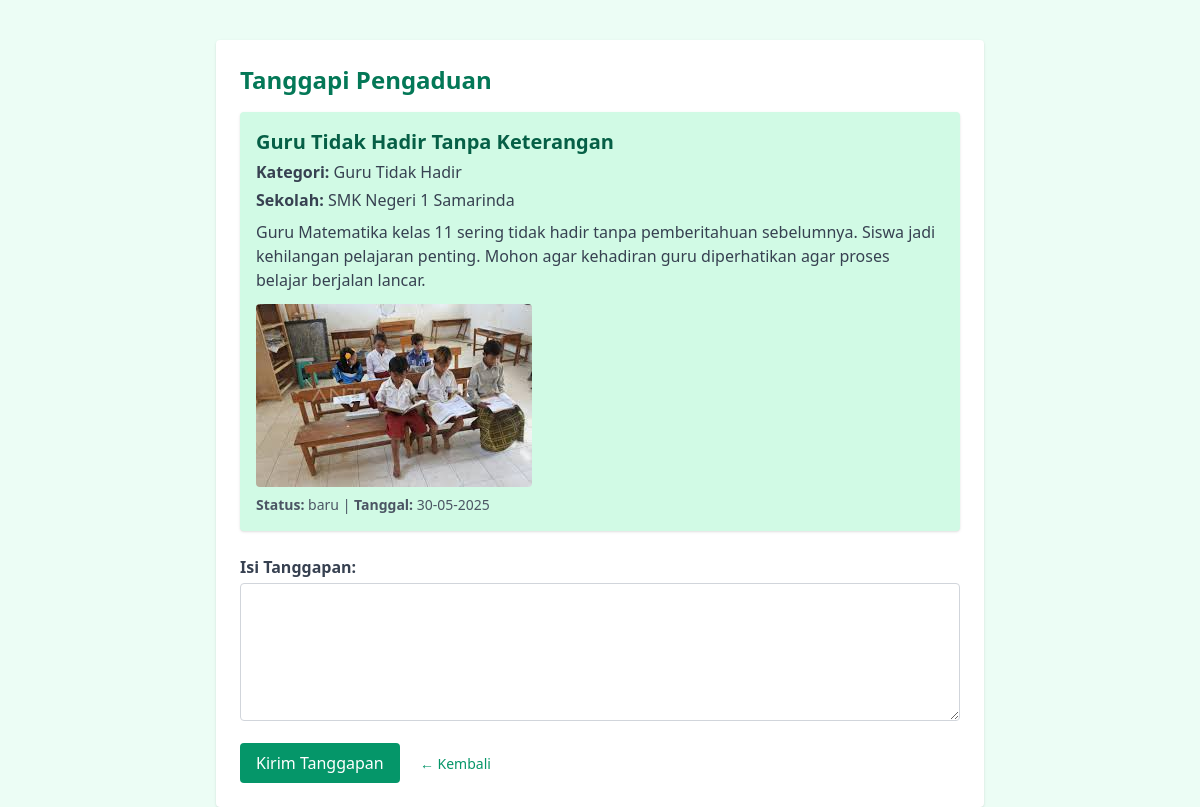
The page /tanggapan.php?pengaduan_id=18 (signed in) on the database its author committed.
### tables this page shows
CREATE TABLE `pengaduan` (
  `id` int(11) NOT NULL,
  `user_id` int(11) DEFAULT NULL,
  `kategori_id` int(11) DEFAULT NULL,
  `judul` varchar(200) DEFAULT NULL,
  `deskripsi` text DEFAULT NULL,
  `foto` varchar(255) DEFAULT NULL,
  `status` enum('baru','diproses','selesai') DEFAULT 'baru',
  `tanggal_lapor` timestamp NOT NULL DEFAULT current_timestamp()
);

CREATE TABLE `kategori_masalah` (
  `id` int(11) NOT NULL,
  `nama_kategori` varchar(100) DEFAULT NULL
);

CREATE TABLE `users` (
  `id` int(11) NOT NULL,
  `nama` varchar(100) DEFAULT NULL,
  `email` varchar(100) DEFAULT NULL,
  `password` varchar(255) DEFAULT NULL,
  `role` enum('sekolah','dinas') NOT NULL,
  `is_anonim` tinyint(1) DEFAULT 0,
  `created_at` timestamp NOT NULL DEFAULT current_timestamp()
);

### tanggapan.php (the view, shortened to what this page needs)
<?php
include 'db.php';
$pengaduan_id = intval($_GET["pengaduan_id"]);
$stmt = $conn->prepare("
    SELECT p.*, u.nama as nama_user, k.nama_kategori
    FROM pengaduan p
    JOIN users u ON p.user_id = u.id
    LEFT JOIN kategori_masalah k ON p.kategori_id = k.id
    WHERE p.id = ?
");
$stmt->bind_param("i", $pengaduan_id);
$stmt->execute();
$result = $stmt->get_result();
$pengaduan = $result->fetch_assoc();
?>
<!DOCTYPE html>
<html lang="id">
<head>
    <script src="https://cdn.tailwindcss.com"></script>
</head>
<body class="bg-emerald-50 font-sans">
<div class="max-w-3xl mx-auto mt-10 bg-white p-6 rounded shadow">
    <h1 class="text-2xl font-bold text-emerald-700 mb-4">Tanggapi Pengaduan</h1>
    <div class="mb-6 p-4 bg-emerald-100 rounded shadow">
        <h2 class="text-xl font-semibold text-emerald-800"><?= htmlspecialchars($pengaduan['judul']) ?></h2>
        <p class="text-gray-700 mt-1"><strong>Kategori:</strong> <?= htmlspecialchars($pengaduan['nama_kategori'] ?? '-') ?></p>
        <p class="text-gray-700 mt-1"><strong>Sekolah:</strong> <?= htmlspecialchars($pengaduan['nama_user']) ?></p>
        <p class="text-gray-700 mt-2"><?= nl2br(htmlspecialchars($pengaduan['deskripsi'])) ?></p>
        <?php if (!empty($pengaduan["foto"])): ?>
            <div class="mt-3">
                <img src="gambar/<?= htmlspecialchars($pengaduan["foto"]) ?>" alt="Foto" class="rounded max-h-64">
            </div>
        <?php endif; ?>
        <p class="text-gray-600 mt-2 text-sm"><strong>Status:</strong> <?= $pengaduan['status'] ?> |
           <strong>Tanggal:</strong> <?= date("d-m-Y", strtotime($pengaduan["tanggal_lapor"])) ?></p>
    </div>
    <form method="POST" class="space-y-4">
        <label class="block">
            <span class="text-gray-700 font-semibold">Isi Tanggapan:</span>
            <textarea name="isi" rows="5" class="w-full border border-gray-300 rounded p-2 mt-1" required></textarea>
        </label>
        <button type="submit" class="bg-emerald-600 text-white px-4 py-2 rounded hover:bg-emerald-700">Kirim Tanggapan</button>
        <a href="dashboard.php" class="ml-4 text-sm text-emerald-600 hover:underline">← Kembali</a>
    </form>
</div>
</body>
</html>

### rows shown on the page
pengaduan: judul "Guru Tidak Hadir Tanpa Keterangan", kategori.nama_kategori "Guru Tidak Hadir", user.nama "SMK Negeri 1 Samarinda", deskripsi "Guru Matematika kelas 11 sering tidak hadir tanpa pemberitahuan sebelumnya. Siswa jadi kehilangan pelajaran penting. Mohon agar kehadiran guru diperhatikan agar proses belajar berjalan lancar.", foto (picture), status "baru", tanggal_lapor "30-05-2025"
